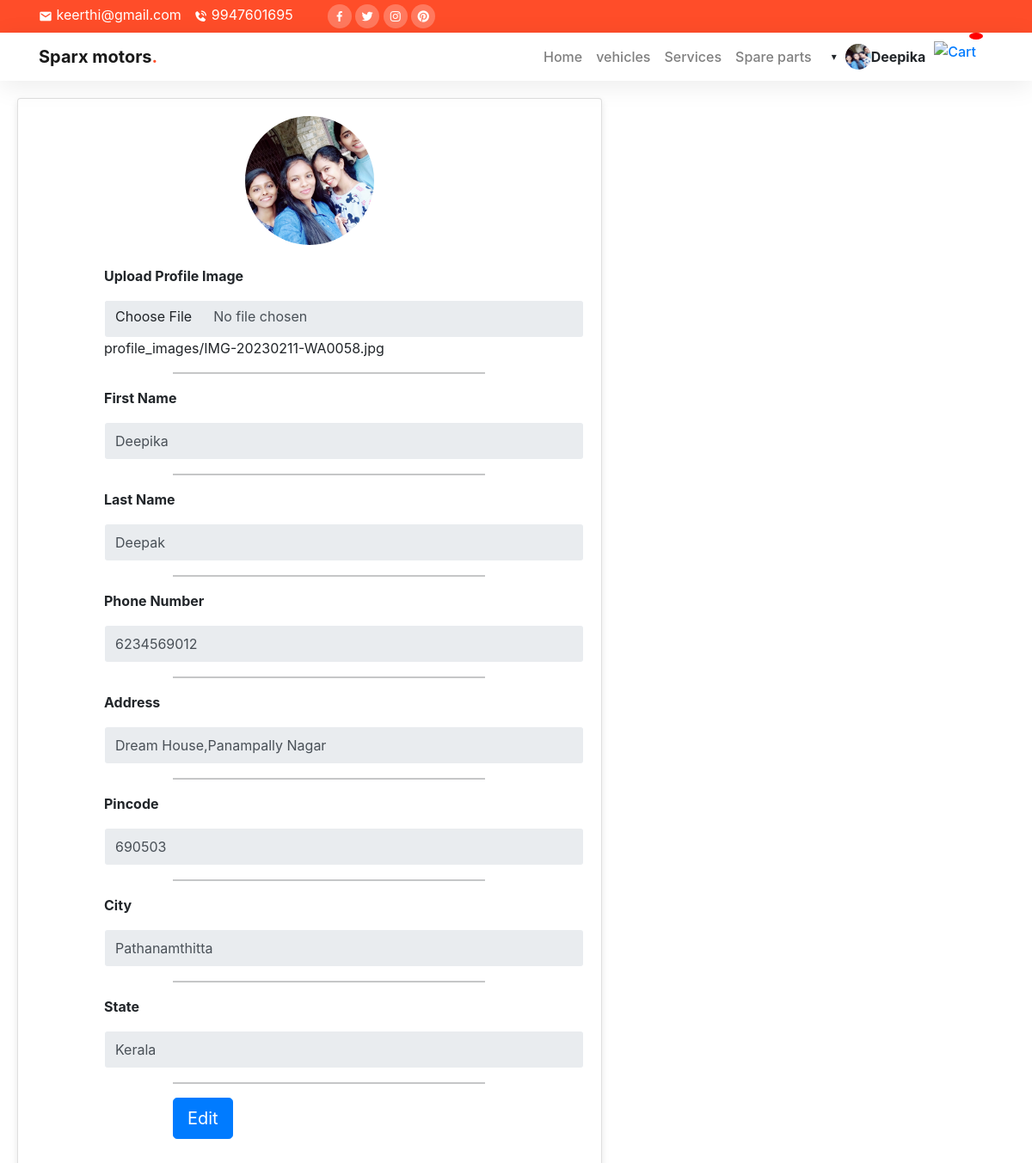
/edit_profile/ (signed in), run on the app's committed database.
### partsapp/models.py (models this page shows, shortened)
class UserProfile(models.Model):
    user = models.OneToOneField(CustomUser, on_delete=models.CASCADE)
    image = models.ImageField(upload_to='profile_images/', blank=True, null=True)
    first_name = models.CharField(max_length=255, blank=True, null=True)
    last_name = models.CharField(max_length=255, blank=True, null=True)
    phone_number = models.CharField(max_length=15, blank=True, null=True)
    address = models.TextField(blank=True, null=True)
    pincode = models.CharField(max_length=10, blank=True, null=True)
    city = models.CharField(max_length=50, blank=True, null=True)
    state = models.CharField(max_length=50, blank=True, null=True)

class CustomUser(AbstractUser):
    phone_number = models.CharField(max_length=15, blank=True, null=True)
    address = models.TextField(blank=True)
    role = models.CharField(max_length=100,default="")

### partsapp/views.py (the view, shortened to what this page needs)
# urls.py: path('edit_profile/', views.edit_profile, name='edit_profile'),
@login_required(login_url='login')
def edit_profile(request):
    user_profile, created = UserProfile.objects.get_or_create(user=request.user)
    return render(request, 'edit_profile.html', {'user_profile': user_profile, 'created':created})

### templates/edit_profile.html (shortened to what this page needs)
{% load static %}
<!doctype html>
<html lang="en">
<head>
    <link rel="stylesheet" href="{% static 'css/bootstrap.min.css' %}">
    <link rel="stylesheet" href="{% static 'css/owl.carousel.min.css' %}">
    <link rel="stylesheet" href="{% static 'css/owl.theme.default.min.css' %}">
    <link href='https://unpkg.com/boxicons@2.1.1/css/boxicons.min.css' rel='stylesheet'>
    <link rel="stylesheet" href="{% static 'css/style.css' %}">
    <link rel="stylesheet" href="https://stackpath.bootstrapcdn.com/bootstrap/4.3.1/css/bootstrap.min.css">
    <link href="https://cdnjs.cloudflare.com/ajax/libs/font-awesome/5.15.4/css/all.min.css" rel="stylesheet">
</head>
<body data-bs-spy="scroll" data-bs-target=".navbar" data-bs-offset="70">
    <div class="top-nav" id="home">
        <div class="container">
            <div class="row justify-content-between">
                <div class="col-auto">
                    <p> <i class='bx bxs-envelope'></i> keerthi@gmail.com</p>
                    <p> <i class='bx bxs-phone-call'></i> 9947601695</p>
                </div>
                <div class="col-auto social-icons">
                    <a href="#"><i class='bx bxl-facebook'></i></a>
                    <a href="#"><i class='bx bxl-twitter'></i></a>
                    <a href="#"><i class='bx bxl-instagram'></i></a>
                    <a href="#"><i class='bx bxl-pinterest'></i></a>
                </div>
            </div>
        </div>
    </div>
    <nav class="navbar navbar-expand-lg navbar-light bg-white sticky-top">
        <div class="container">
            <a class="navbar-brand" href="#">Sparx motors<span class="dot">.</span></a>
            <div class="collapse navbar-collapse" id="navbarNav">
                <ul class="navbar-nav ms-auto">
                {% if user.is_authenticated %}
                    <li class="nav-item">
                        <a class="nav-link" href="#home">Home</a>
                    </li>
                    <li class="nav-item">
                        <a class="nav-link" href="#about">vehicles</a>
                    </li>
                    <li class="nav-item">
                        <a class="nav-link" href="{% url 'booking' %}">Services</a>
                    </li>
                    <li class="nav-item">
                        <a class="nav-link" href="partsorder.html">Spare parts</a>
                    </li>
                    <li class="nav-item" style="display: flex; align-items: center;">
                        <div id="user-dropdown" class="user-profile">
                            {% if request.session.profile_image_updated %}
                                <img src="{{ user_profile.image.url }}" alt="" class="profile-image">
                            {% else %}
                                <img src="{% static 'img/img2.png' %}" alt="" class="profile-image">
                            {% endif %}
                            <strong style="font-weight: bold;">{{ user.username }}</strong>
                        </div>
                    </li>
                    {% if user.is_authenticated %}
                    <div class="cart-icon">
                    <a href="{% url 'view_cart' %}" class="view-cart-link">
                    <img src="{% static 'img/cart.png' %}" alt="Cart">
                </a>
                    {% if cart_count == 0 %}
                        <span></span>
                    {% else %}
                     <span class="cart-count">{{ cart_count }}</span>
                    {% endif %}
                </div>
                {% endif %}
                {% endif %}
                </ul>
            </div>
        </div>
    </nav>
        <div class="right-panel">
            <div class="card">
                <div class="card-body">
                    <div class="round-box" id="uploaded-image-box">
                        {% if user_profile.image %}
                            <img id="uploaded-image" src="{{ user_profile.image.url }}" alt="User Image">
                            <h4><b>{{user_profile.first_name}}  {{user_profile.last_name}}</b></h4>
                        {% else %}
                            <img id="uploaded-image" src="#" alt="User Image">
                        {% endif %}
                    </div>
                    <br>
                    <div class="form-group">
                        <form method="post" action="" enctype="multipart/form-data">
                            <label for="user-image" class="label">Upload Profile Image</label>
                            <input type="file" name="image" id="user-image" class="form-control" accept="image/*" onchange="updateImageLabel()" {% if not user_profile.image %}required{% endif %} readonly>
                            <span id="image-label">{% if user_profile.image %}{{ user_profile.image.name }}{% else %}No file chosen{% endif %}</span>
                            <hr>
                            <label for="first-name" class="label">First Name</label>
                            <input type="text" name="first_name" id="first-name" class="form-control" value="{% if user_profile.first_name %}{{ user_profile.first_name }}{% endif %}" {% if not user_profile.first_name %}required{% endif %} readonly>
                            <hr>
                            <label for="last-name" class="label">Last Name</label>
                            <input type="text" name="last_name" id="last-name" class="form-control" value="{% if user_profile.last_name %}{{ user_profile.last_name }}{% endif %}" {% if not user_profile.last_name %}required{% endif %} readonly>
                            <hr>
                            <label for="phone_number" class="label">Phone Number</label>
                            <input type="text" name="phone_number" id="phone_number" class="form-control" value="{% if user_profile.phone_number %}{{ user_profile.phone_number }}{% endif %}" {% if not user_profile.phone_number %}required{% endif %} readonly>
                            <hr>
                            <label for="address" class="label">Address</label>
                            <input type="text" name="address" id="address" class="form-control" value="{% if user_profile.address %}{{ user_profile.address }}{% endif %}" {% if not user_profile.address %}required{% endif %} readonly>
                            <hr>
                            <label for="pincode" class="label">Pincode</label>
                            <input type="text" name="pincode" id="pincode" class="form-control" value="{% if user_profile.pincode %}{{ user_profile.pincode }}{% endif %}" {% if not user_profile.pincode %}required{% endif %} readonly>
                            <hr>
                            <label for="city" class="label">City</label>
                            <input type="text" name="city" id="city" class="form-control" value="{% if user_profile.city %}{{ user_profile.city }}{% endif %}" {% if not user_profile.address %}required{% endif %} readonly>
                            <hr>
                            <label for="state" class="label">State</label>
                            <input type="text" name="state" id="state" class="form-control" value="{% if user_profile.state %}{{ user_profile.state }}{% endif %}" {% if not user_profile.address %}required{% endif %} readonly>
                            <hr>
                            <div class="form-group">
                                {% if created %}
                                    <button type="submit" class="btn btn-lg btn-success" id="save-button">Save</button>
                                {% else %}
                                    <button type="button" class="btn btn-lg btn-primary" id="edit-button">Edit</button>
                                {% endif %}
                            </div>
                        </form>
                    </div>
                </div>
            </div>
        </div>
</body>
</html>

### static/css/style.css (style rules this page uses)
:root { --brand: #ff4d29; --dark: #092032; --body: #516171; --border: rgba(0,0,0,0.08); --shadow: 0px 6px 30px rgba(0, 0, 0, 0.08); }
body { font-family: "Barlow", sans-serif; color: var(--body); line-height: 1.7; }
h1,h2,h3,h4,h5,h6, .display-1,.display-2,.display-3,.display-4 { font-weight: 700; color: var(--dark); }
img { width: 100%; }
a { color: var(--dark); transition: all 0.4s ease; font-weight: 500; }
.top-nav { background-color: var(--brand); color: #fff; padding-top: 5px; padding-bottom: 5px; }
.top-nav p { display: inline-block; margin-bottom: 0; margin-right: 10px; }
.top-nav span, .top-nav i { vertical-align: middle; }
.navbar { box-shadow: var(--shadow); }
.social-icons a { width: 28px; height: 28px; display: inline-flex; color: #fff; background-color: rgba(255, 255, 255, 0.25); text-decoration: none; align-items: center; justify-content: center; border-radius: 100px; }
.navbar .navbar-nav .nav-link { color: var(--dark); }
.navbar-brand { font-size: 28px; font-weight: 700; }
.navbar-brand .dot { color: var(--brand); }
.btn { padding: 8px 26px; }
input.form-control { border-color: transparent; height: 44px; }
.form-control { background-color: rgba(0, 0, 0, 0.04); border-color: rgba(0, 0, 0, 0.04);; }

### data on the page
UserProfile: image (picture), image.name "profile_images/IMG-20230211-WA0058.jpg", first_name "Deepika", last_name "Deepak", phone_number "6234569012", address "Dream House,Panampally Nagar", pincode "690503", city "Pathanamthitta", state "Kerala"
CustomUser: username "Deepika"
